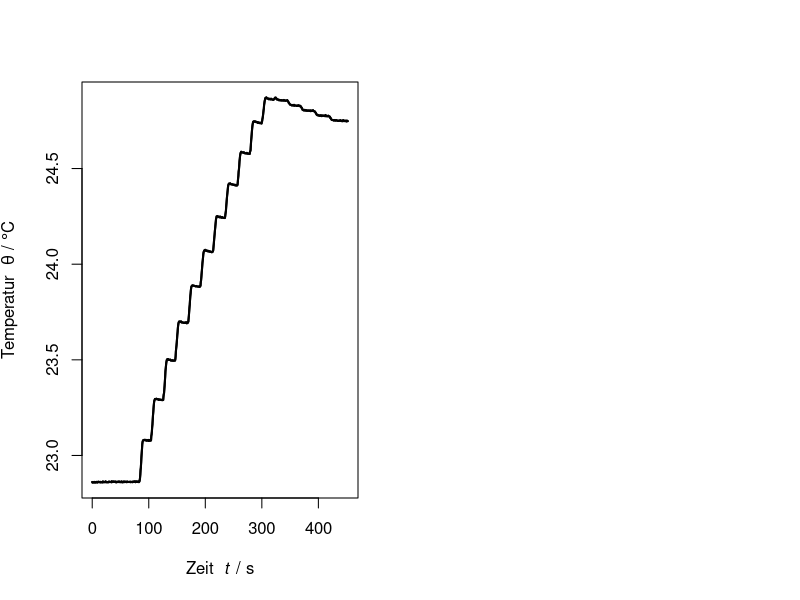

The R source for this figure: (Note: this script raises an error after producing the figure.)
rm(list = ls()) # tabula rasa

par(mfrow=c(1,2))  # zwei nebeneinanderliegende Plots

mydata <- read.table("../R-Demos-Meister/simdos4.dat") # Messdaten aus Datei einlesen
Zeit <- mydata[,1]                           # erste Kolonne: Zeit
Temperatur <- mydata[,2]                     # zweite Kolonne: Temperatur

plot(Zeit, Temperatur, type="l", lwd=2,      # alle Messdaten
  xlab=expression("Zeit  "*italic(t)*" / "*s),
  ylab=expression("Temperatur  "*theta*" / "*degree*C)
)

p <- locator(2)                              # Zoombereich lu-ro klicken
rect(p$x[1], p$y[1], p$x[2], p$y[2], border=T, col="pink")
lines(Zeit, Temperatur, lwd=2)


plot(Zeit, Temperatur, type="l", lwd=2, 
  xlim=range(p$x), ylim=range(p$y),
  xlab=expression("Zeit  "*italic(t)*" / "*s),
  ylab=expression("Temperatur  "*theta*" / "*degree*C)
)
                                             # hineinzoomen
points(Zeit, Temperatur, pch=21, bg="white")

T <- locator(2)$y                            # Punkte fuer T-Sprung

DT <- diff(T)                                # T-Sprung
abline(h=T, col="pink")
mtext(side=3, sprintf("T-Sprung = %.4f K", DT))




